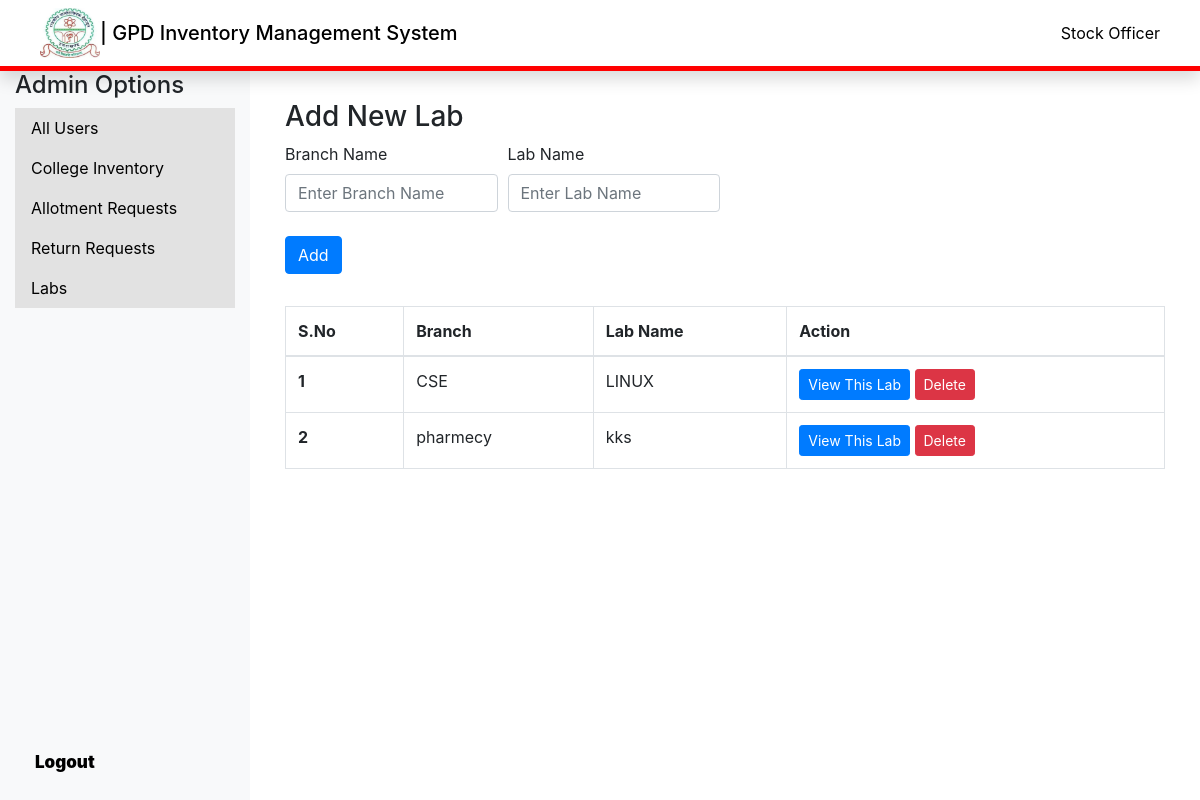
/adminpanel/labs.php (signed in), run on the app's committed database.
### tables this page shows
CREATE TABLE `all_labs` (
  `sno` int(11) NOT NULL,
  `branch_name` varchar(50) NOT NULL,
  `lab_name` varchar(50) NOT NULL
);

### adminpanel/labs.php (the view, shortened to what this page needs)
<!DOCTYPE html>
<html lang="en">
<head>
    <link href="https://stackpath.bootstrapcdn.com/bootstrap/4.5.2/css/bootstrap.min.css" rel="stylesheet">
    <link rel="stylesheet" href="//cdn.datatables.net/2.2.2/css/dataTables.dataTables.min.css">
    <link rel="stylesheet" href="sidebar.css">
</head>
<body>
    <?php
    include "components/navbar.php";
    ?>
    <?php include "components/sidebar.php";
    ?>
    <div id="admin" class="right">
        <?php
        include "../_dbconnect.php";
        ?>
        <div class="container my-4">
            <h3>Add New Lab</h3>
            <form id="addForm" action="<?php echo $_SERVER['PHP_SELF']; ?>" method="POST">
                <div class="form-row">
                    <div class="form-group col-md-3">
                        <label for="branch">Branch Name</label>
                        <input type="text" class="form-control" id="branch" name="branch"
                            placeholder="Enter Branch Name">
                    </div>
                    <div class="form-group col-md-3">
                        <label for="lab">Lab Name</label>
                        <input type="text" class="form-control" id="lab" name="lab" placeholder="Enter Lab Name">
                    </div>
                </div>
                <button type="submit" class="btn btn-primary my-2">Add</button>
            </form>
        </div>
        <div class="container">
            <table class="table table-bordered" id="myTable">
                <thead>
                    <tr>
                        <th scope="col">S.No</th>
                        <th scope="col">Branch</th>
                        <th scope="col">Lab Name</th>
                        <th scope="col">Action</th>
                    </tr>
                </thead>
                <tbody>
                    <?php
                    $sql = "SELECT DISTINCT * FROM `all_labs`";
                    $result = mysqli_query($conn, $sql);
                    $sno = 0;
                    while ($row = mysqli_fetch_assoc($result)) {
                        $sno++;
                        echo '
                        <tr>
                            <th scope="row">' . $sno . '</th>
                            <td>' . $row['branch_name'] . '</td>
                            <td>' . $row['lab_name'] . '</td>
                            <td>
                                <form action="../branch/index.php" method="post" style="display:inline;">
                                    <input type="hidden" name="branch" value="' . $row['branch_name'] . '">
                                    <input type="hidden" name="lab" value="' . $row['lab_name'] . '">
                                    <button type="submit" class="edit btn btn-sm btn-primary">View This Lab</button>
                                </form>
                                <button class="delete btn btn-sm btn-danger" id="d' . $row['sno'] . '">Delete</button>
                            </td>
                        </tr>';
                    }
                    ?>
                </tbody>
            </table>
        </div>
    </div>
</body>
</html>

### adminpanel/sidebar.css (style rules this page uses)
body { display: flex; flex-direction: column; margin: 0; }
.right { margin-left: 250px; position: relative; top: 56px; padding: 20px; }

### data on the page
all_labs: branch_name "CSE", lab_name "LINUX"
all_labs: branch_name "pharmecy", lab_name "kks"

### other printed values
$_SESSION['name'] "Stock Officer"
